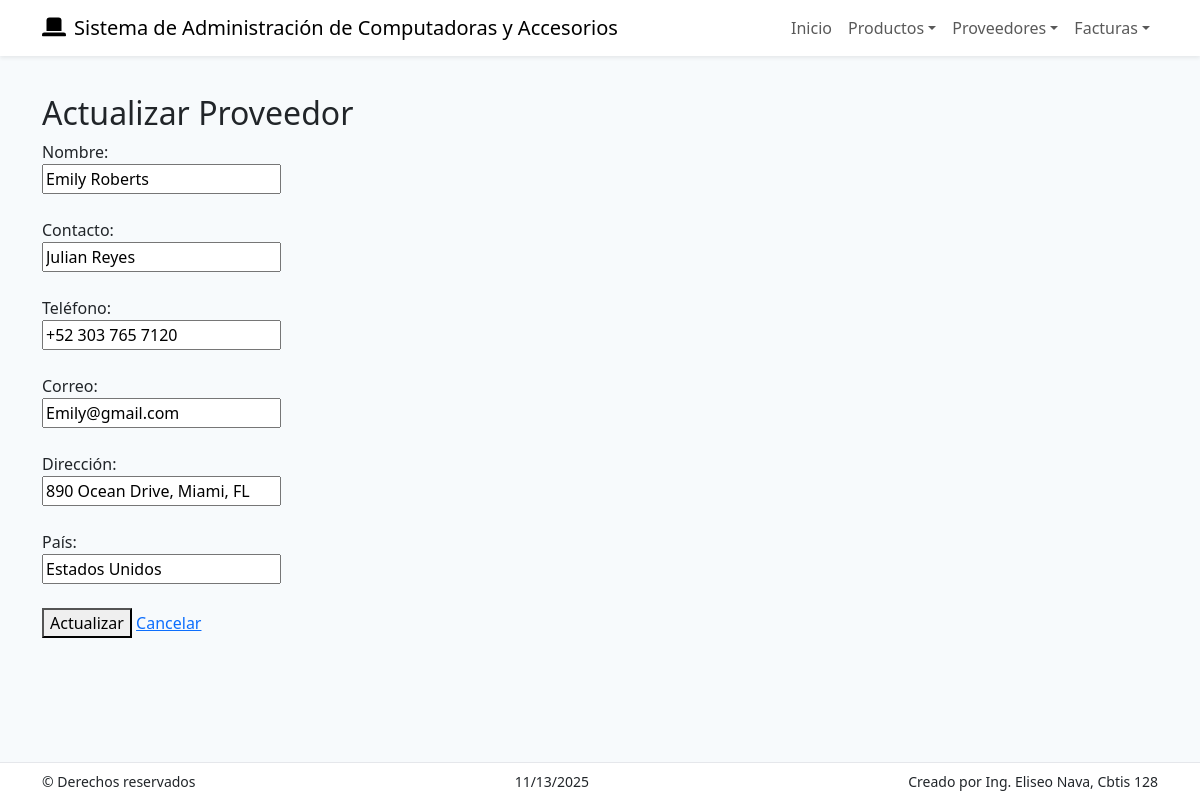
The page /proveedores/actualizar/3/ on the database its author committed.
### app_Computadoras/models.py (models this page shows, shortened)
class Proveedor(models.Model):
    nombre = models.CharField(max_length=255)
    contacto = models.CharField(max_length=255, blank=True, null=True)
    telefono = models.CharField(max_length=20, blank=True, null=True)
    correo = models.CharField(max_length=255, blank=True, null=True)
    direccion = models.CharField(max_length=255, blank=True, null=True)
    pais = models.CharField(max_length=100, blank=True, null=True)

### app_Computadoras/views.py (the view, shortened to what this page needs)
# urls.py: path('proveedores/actualizar/<int:id>/', views.actualizar_proveedor, name="actualizar_proveedor"),
def actualizar_proveedor(request, id):
    proveedor = get_object_or_404(Proveedor, id=id)
    return render(request, "proveedor/actualizar_proveedor.html", {"proveedor": proveedor})

### app_Computadoras/templates/proveedor/actualizar_proveedor.html (shortened to what this page needs)
{% extends 'base.html' %}
{% block content %}
<h2>Actualizar Proveedor</h2>
<form method="POST">
    <label>Nombre:</label><br>
    <input type="text" name="nombre" value="{{ proveedor.nombre }}" required><br><br>
    <label>Contacto:</label><br>
    <input type="text" name="contacto" value="{{ proveedor.contacto }}"><br><br>
    <label>Teléfono:</label><br>
    <input type="text" name="telefono" value="{{ proveedor.telefono }}"><br><br>
    <label>Correo:</label><br>
    <input type="email" name="correo" value="{{ proveedor.correo }}"><br><br>
    <label>Dirección:</label><br>
    <input type="text" name="direccion" value="{{ proveedor.direccion }}"><br><br>
    <label>País:</label><br>
    <input type="text" name="pais" value="{{ proveedor.pais }}"><br><br>
    <button type="submit">Actualizar</button>
    <a href="{% url 'ver_proveedores' %}">Cancelar</a>
</form>
{% endblock %}

### app_Computadoras/templates/base.html (style rules this page uses)
body { padding-top: 70px; padding-bottom: 70px; background-color: #f7fafc; }

### rows shown on the page
Proveedor: nombre "Emily Roberts", contacto "Julian Reyes", telefono "+52 303 765 7120", correo "Emily@gmail.com", direccion "890 Ocean Drive, Miami, FL", pais "Estados Unidos"
